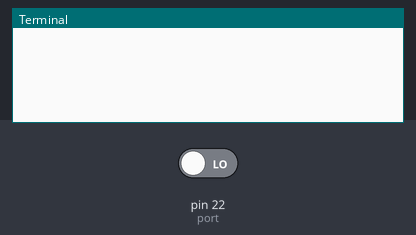
The program below on a simulated Raspberry Pi (header pin numbers). Parts: the last lines printed to the terminal. The test bench sets the inputs (shaded band); at power-on: pin 22 (port) LOW.

Above: at 1.2 s.
1.3 s: pin 22 (port) driven HIGH
At 2.5 s:
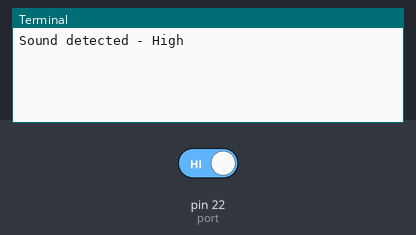
2.8 s: pin 22 (port) driven LOW
At 3.8 s:
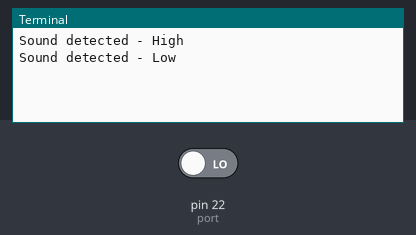

The program:

sound.py
```python
import RPi.GPIO as GPIO
import dht11
import time
import datetime

# initialize GPIO
port = 22
GPIO.setwarnings(False)
GPIO.setmode(GPIO.BOARD)
GPIO.cleanup()

GPIO.setup(port, GPIO.IN)

def callback(port):
    if GPIO.input(port):
        print "Sound detected - High"
    else:
        print "Sound detected - Low"

GPIO.add_event_detect(port, GPIO.BOTH, bouncetime=300)
GPIO.add_event_callback(port, callback)


while True:
    time.sleep(1)
```

Measured:
- after the input at 1.3 s, the terminal: prints a new line at once (image 1)
- after the input at 2.8 s, the terminal: prints a new line at once (image 2)
